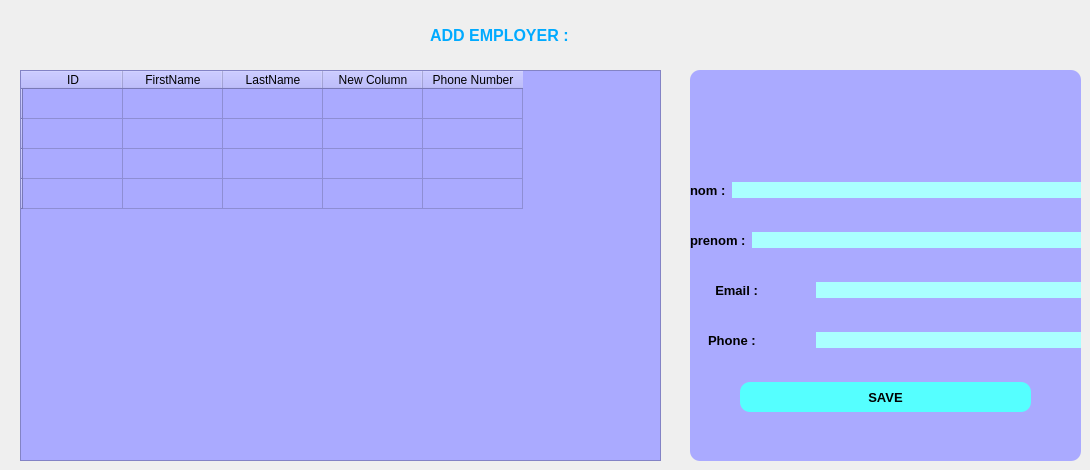
         <widget class="QWidget" name="create_p">
          <property name="styleSheet">
           <string notr="true"/>
          </property>
          <widget class="QWidget" name="widget_5" native="true">
           <property name="geometry">
            <rect>
             <x>690</x>
             <y>70</y>
             <width>391</width>
             <height>391</height>
            </rect>
           </property>
           <property name="styleSheet">
            <string notr="true">border-radius:10px;
background-color: rgb(170, 170, 255);
</string>
           </property>
           <layout class="QVBoxLayout" name="verticalLayout_7">
            <item>
             <layout class="QHBoxLayout" name="horizontalLayout_4">
              <item>
               <widget class="QLabel" name="label_5">
                <property name="minimumSize">
                 <size>
                  <width>50</width>
                  <height>50</height>
                 </size>
                </property>
                <property name="maximumSize">
                 <size>
                  <width>50</width>
                  <height>50</height>
                 </size>
                </property>
                <property name="text">
                 <string/>
                </property>
                <property name="pixmap">
                 <pixmap resource="resources.qrc">:/resources/tabsbb.png</pixmap>
                </property>
                <property name="scaledContents">
                 <bool>true</bool>
                </property>
               </widget>
              </item>
             </layout>
            </item>
            <item>
             <layout class="QHBoxLayout" name="horizontalLayout_5">
              <item>
               <widget class="QLabel" name="label_6">
                <property name="font">
                 <font>
                  <pointsize>10</pointsize>
                  <bold>true</bold>
                 </font>
                </property>
                <property name="text">
                 <string>nom :</string>
                </property>
               </widget>
              </item>
              <item>
               <widget class="QLineEdit" name="lineEdit">
                <property name="styleSheet">
                 <string notr="true">background-color: rgb(170, 255, 255);</string>
                </property>
                <property name="text">
                 <string/>
                </property>
               </widget>
              </item>
             </layout>
            </item>
            <item>
             <layout class="QHBoxLayout" name="horizontalLayout_6">
              <item>
               <widget class="QLabel" name="label_7">
                <property name="font">
                 <font>
                  <pointsize>10</pointsize>
                  <bold>true</bold>
                 </font>
                </property>
                <property name="text">
                 <string>prenom :</string>
                </property>
               </widget>
              </item>
              <item>
               <widget class="QLineEdit" name="lineEdit_2">
                <property name="styleSheet">
                 <string notr="true">background-color: rgb(170, 255, 255);</string>
                </property>
                <property name="text">
                 <string/>
                </property>
               </widget>
              </item>
             </layout>
            </item>
            <item>
             <layout class="QHBoxLayout" name="horizontalLayout_7">
              <item>
               <widget class="QLabel" name="label_8">
                <property name="font">
                 <font>
                  <pointsize>10</pointsize>
                  <bold>true</bold>
                 </font>
                </property>
                <property name="text">
                 <string>       Email :</string>
                </property>
               </widget>
              </item>
              <item>
               <widget class="QLineEdit" name="lineEdit_3">
                <property name="minimumSize">
                 <size>
                  <width>30</width>
                  <height>0</height>
                 </size>
                </property>
                <property name="maximumSize">
                 <size>
                  <width>265</width>
                  <height>16777215</height>
                 </size>
                </property>
                <property name="styleSheet">
                 <string notr="true">background-color: rgb(170, 255, 255);</string>
                </property>
                <property name="text">
                 <string/>
                </property>
               </widget>
              </item>
             </layout>
            </item>
            <item>
             <layout class="QHBoxLayout" name="horizontalLayout_8">
              <item>
               <widget class="QLabel" name="label_9">
                <property name="font">
                 <font>
                  <pointsize>10</pointsize>
                  <bold>true</bold>
                 </font>
                </property>
                <property name="text">
                 <string>     Phone :</string>
                </property>
               </widget>
              </item>
              <item>
               <widget class="QLineEdit" name="lineEdit_4">
                <property name="maximumSize">
                 <size>
                  <width>265</width>
                  <height>16777215</height>
                 </size>
                </property>
                <property name="styleSheet">
                 <string notr="true">background-color: rgb(170, 255, 255);</string>
                </property>
                <property name="text">
                 <string/>
                </property>
               </widget>
              </item>
             </layout>
            </item>
            <item>
             <layout class="QVBoxLayout" name="verticalLayout_6">
              <property name="spacing">
               <number>7</number>
              </property>
              <property name="leftMargin">
               <number>50</number>
              </property>
              <property name="topMargin">
               <number>0</number>
              </property>
              <property name="rightMargin">
               <number>50</number>
              </property>
              <property name="bottomMargin">
               <number>20</number>
              </property>
              <item>
               <widget class="QPushButton" name="pushButton_13">
                <property name="minimumSize">
                 <size>
                  <width>30</width>
                  <height>30</height>
                 </size>
                </property>
                <property name="font">
                 <font>
                  <pointsize>10</pointsize>
                  <bold>true</bold>
                 </font>
                </property>
                <property name="styleSheet">
                 <string notr="true">background-color: rgb(85, 255, 255);</string>
                </property>
                <property name="text">
                 <string>SAVE</string>
                </property>
               </widget>
              </item>
             </layout>
            </item>
           </layout>
          </widget>
          <widget class="QTableWidget" name="tableWidget">
           <property name="geometry">
            <rect>
             <x>20</x>
             <y>70</y>
             <width>641</width>
             <height>391</height>
            </rect>
           </property>
           <property name="styleSheet">
            <string notr="true">background-color: rgb(170, 170, 255);</string>
           </property>
           <row>
            <property name="text">
             <string/>
            </property>
           </row>
           <row>
            <property name="text">
             <string/>
            </property>
           </row>
           <row>
            <property name="text">
             <string/>
            </property>
           </row>
           <row>
            <property name="text">
             <string/>
            </property>
           </row>
           <column>
            <property name="text">
             <string>ID</string>
            </property>
           </column>
           <column>
            <property name="text">
             <string>FirstName</string>
            </property>
           </column>
           <column>
            <property name="text">
             <string>LastName</string>
            </property>
           </column>
           <column>
            <property name="text">
             <string>New Column</string>
            </property>
           </column>
           <column>
            <property name="text">
             <string>Phone Number</string>
            </property>
           </column>
          </widget>
          <widget class="QLabel" name="label_10">
           <property name="geometry">
            <rect>
             <x>430</x>
             <y>20</y>
             <width>181</width>
             <height>31</height>
            </rect>
           </property>
           <property name="font">
            <font>
             <pointsize>12</pointsize>
             <bold>true</bold>
            </font>
           </property>
           <property name="styleSheet">
            <string notr="true">color: rgb(0, 170, 255);</string>
           </property>
           <property name="text">
            <string>ADD EMPLOYER :</string>
           </property>
          </widget>
         </widget>
